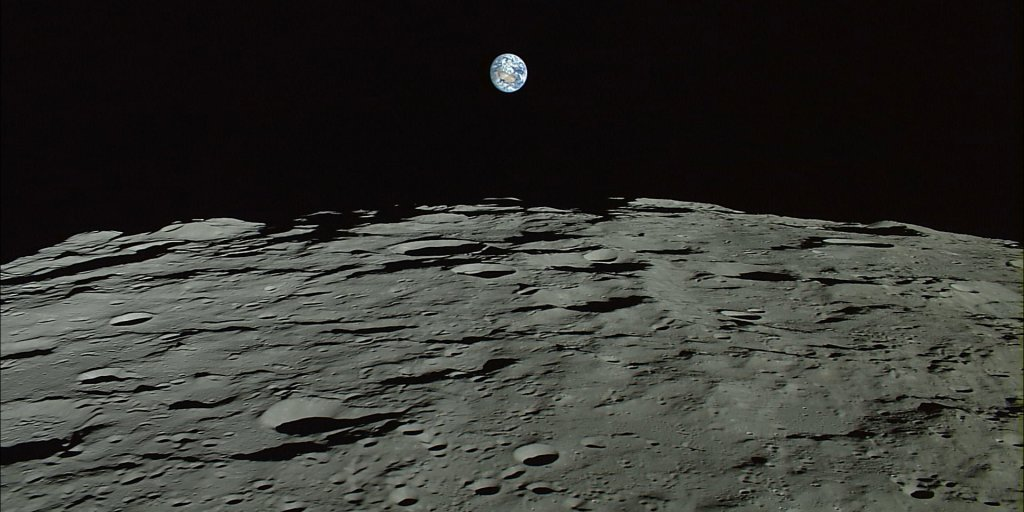
#> input picture img/duck/dst.JPG, 1024 x 512 px
$ python tool.py img/duck/dst.JPG
#> lines starting #> are read from the running program, lines starting #| are printed output that depends on the picture; after the words box and inside, x2 and y2 are one past the last pixel; in counts of white or black regions, pixels touching at a corner belong together
import cv2 as cv
import numpy as np

import sys

### to ensure all pixels are either 255 or 0
def trim(path):
#> called with path = 'img/duck/dst.JPG'
	img = cv.imread(path)
#> img is the input picture: shape (512, 1024, 3); mean B, G, R 48.2, 52.5, 52
	w,h,_ = img.shape
#> w = 512; h = 1024
	grey = np.mean(img, axis=2)
	for i in range(w):
		for j in range(h):
			if grey[i,j] >= 20:
				img[i,j,:] = 255
			else:
				img[i,j,:] = 0
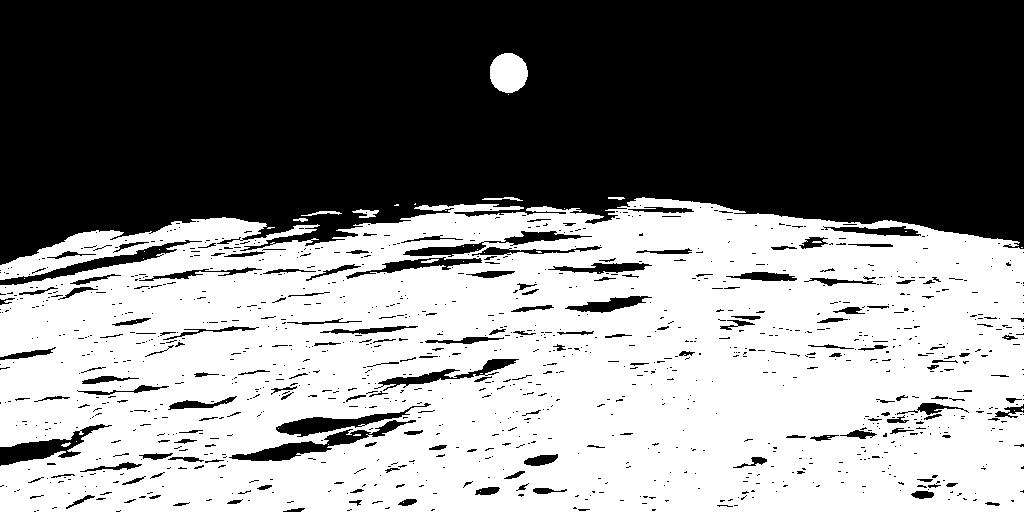
#> img: shape (512, 1024, 3); 51.6% white; 1171 black regions (1000 under 20 px), largest, box (x1, y1, x2, y2) and area: (0, 0, 1024, 265) 226464, (229, 420, 416, 461) 1676, (0, 240, 202, 285) 1499
	cv.imwrite(path,img)


if __name__ == "__main__":
	trim(sys.argv[1])
